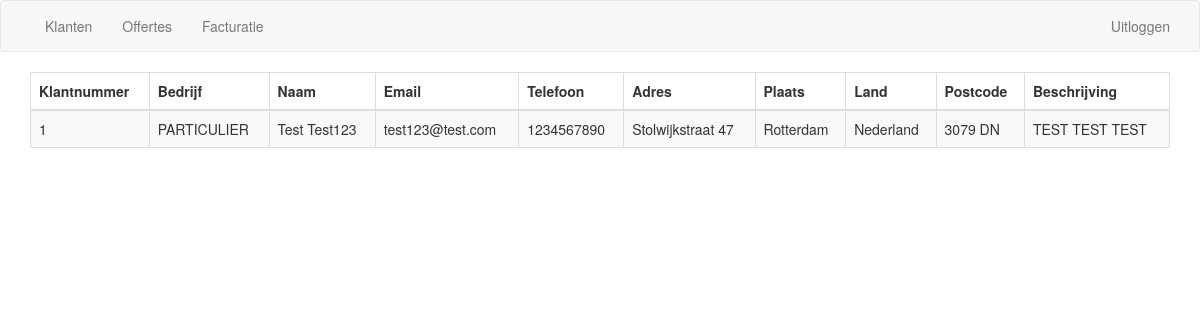
/klanten (signed in), run on the app's committed database.
### tables this page shows
CREATE TABLE `customers` (
  `customers_id` int(10) NOT NULL,
  `company` varchar(50) NOT NULL,
  `firstname` varchar(50) NOT NULL,
  `lastname` varchar(50) NOT NULL,
  `email` varchar(50) NOT NULL,
  `phone` varchar(15) NOT NULL,
  `description` varchar(250) DEFAULT NULL
);

CREATE TABLE `addresses` (
  `addresses_id` int(10) NOT NULL,
  `address` varchar(50) NOT NULL,
  `city` varchar(25) NOT NULL,
  `country` varchar(25) NOT NULL,
  `postal_code` varchar(10) NOT NULL
);

### incl/globals.php (called while the page is built, shortened)
<?php
class Globals {
  protected $project = "/albeda_paint";
  public $signout_php = "/signout.php";
  private $root;
  private $incl = "/incl";
  private $header = "/header";
  private $signin = "/signin";
  private $webpages = "/webpages";
  private $footer = "/footer";
  private $loc_incl = "incl";
  private $loc_signin = "/signin";
  public function __construct() {
    $this->root = $_SERVER['DOCUMENT_ROOT'].$this->project;
  }
  public function dirPaths() {
    $this->incl = $this->root.$this->incl;
    $this->header = $this->incl.$this->header;
    $this->signin = $this->incl.$this->signin;
    $this->webpages = $this->incl.$this->webpages;
    $this->footer = $this->incl.$this->footer;
  }
  public function locPaths() {
    $this->loc_signin = $this->loc_incl.$this->loc_signin;
  }
  public function locScripts() {
    $this->signout_php = $this->loc_signin.$this->signout_php;
  }
}
$globals = new Globals();
?>

### incl/database.php (called while the page is built, shortened)
<?php
class Database extends Globals {
  private $hostname = "localhost";
  private $username = "root";
  private $password = "";
  private $database = "albeda_paint";
  public function connDatabase() {
    $this->db = new mysqli($this->hostname, $this->username, $this->password, $this->database);
  }
}
?>

### incl/webpages/customers.php (the view, shortened to what this page needs)
<?php
class Customers extends Database {
  private $query;
  public function __construct() {
    $this->qryDatabase();
  }
  public function qryDatabase() {
    $this->sql = "
      SELECT c.customers_id, c.company, c.firstname, c.lastname, c.email, c.phone, c.description,
             a.address, a.city, a.country, a.postal_code
      FROM customers AS c, addresses AS a
      WHERE c.customers_id = a.addresses_id
      ORDER BY c.firstname ASC
    ";
    $this->query = mysqli_query($this->db, $this->sql);
  }
  public function createRows() {
    while($this->rows = mysqli_fetch_assoc($this->query)) {
      echo("<tr>
              <td>".$this->rows['customers_id']."</td>
              <td>".$this->rows['company']."</td>
              <td>".$this->rows['firstname']." ".$this->rows['lastname']."</td>
              <td>".$this->rows['email']."</td>
              <td>".$this->rows['phone']."</td>
              <td>".$this->rows['address']."</td>
              <td>".$this->rows['city']."</td>
              <td>".$this->rows['country']."</td>
              <td>".$this->rows['postal_code']."</td>
              <td>".$this->rows['description']."</td>
            </tr>
      ");
    }
  }
}
$customers = new Customers();
?>
<div class="container">
  <table id="table-klanten" class="table table-striped table-bordered dt-responsive nowrap" cellspacing="0" width="100%">
    <thead>
      <tr>
        <th>Klantnummer</th>
        <th>Bedrijf</th>
        <th>Naam</th>
        <th>Email</th>
        <th>Telefoon</th>
        <th>Adres</th>
        <th>Plaats</th>
        <th>Land</th>
        <th>Postcode</th>
        <th>Beschrijving</th>
      </tr>
    </thead>
    <tbody>
      <?php $customers->createRows(); ?>
    </tbody>
  </table>
</div>

### index.php (shortened to what this page needs)
<!DOCTYPE html>
<html lang="en">
<head>
  <link rel="stylesheet" href="//maxcdn.bootstrapcdn.com/bootstrap/3.3.6/css/bootstrap.min.css">
  <link rel="stylesheet" href="//cdn.datatables.net/t/bs/dt-1.10.11,r-2.0.2/datatables.min.css"/>
  <link rel="stylesheet" href="css/dataTables.bootstrap.css"/>
  <link href="css/custom.css" rel="stylesheet">
  <link href="css/signin.css" rel="stylesheet">
</head>
<body>
<?php
require_once "incl/globals.php";
  if(empty($_SESSION['signedin'])) {
    require_once $globals->signin_php;
  }
  else {
    require_once $globals->nav_php;
    if(isset($_GET['page'])) {
      switch($_GET['page']) {
        case 'klanten':
          require_once $globals->customers_php;
          break;
      }
    }
  }
?>
</body>
</html>

### incl/header/nav.php
<nav class="navbar navbar-default">
  <div class="container">
    <div class="row">
      <div class="collapse navbar-collapse" id="bs-example-navbar-collapse-1">
        <div class="navbar-header">
          <ul class="navbar-nav nav">
            <li><a href="klanten">Klanten</a></li>
            <li><a href="offertes">Offertes</a></li>
            <li><a href="facturatie">Facturatie</a></li>
          </ul>
        </div>
        <ul class="nav navbar-nav navbar-right" style="float:right;">
          <li><a href=<?php echo $globals->signout_php; ?>>Uitloggen</a></li>
        </ul>
      </div>
    </div>
  </div>
</nav>

### css/custom.css (style rules this page uses)
body { font-size: 140%; }

### data on the page
customers: customers_id "1", company "PARTICULIER", firstname "Test", lastname "Test123", email "test123@test.com", phone "1234567890", addresses.address "Stolwijkstraat 47", addresses.city "Rotterdam", addresses.country "Nederland", addresses.postal_code "3079 DN", description "TEST TEST TEST"
